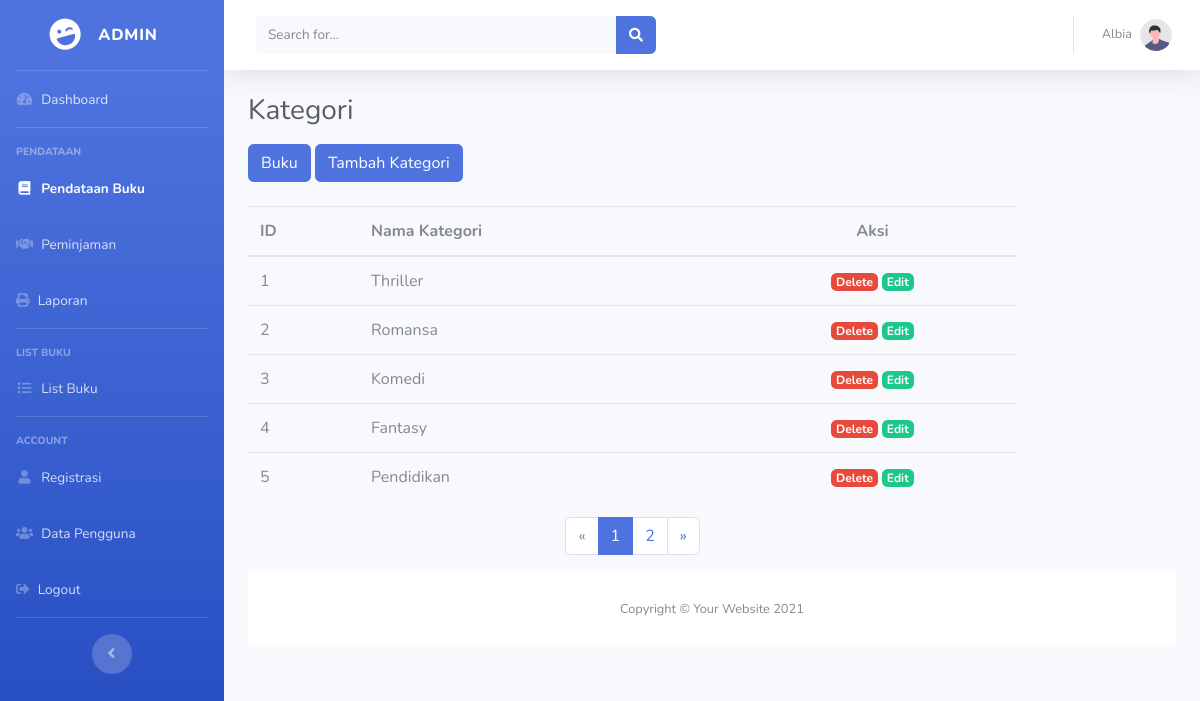
Screenshot of /dashboard/buku/kategori.php (signed in) with the database file from the repository.
### tables this page shows
CREATE TABLE `kategori_buku` (
  `id` int(11) NOT NULL,
  `nama_kategori` varchar(255) NOT NULL,
  `created_at` timestamp NOT NULL DEFAULT current_timestamp() ON UPDATE current_timestamp()
);

### function/func.php (called while the page is built, shortened)
<?php
function getUserRole($conn, $username) {
    $userRole = '';
    $query = "SELECT role FROM `user` WHERE `username` = '$username'";
    $result = mysqli_query($conn, $query);
    if ($result) {
        $row = mysqli_fetch_assoc($result);
        $userRole = $row['role'];
    }
    return $userRole;
}

### dashboard/buku/kategori.php (the view, shortened to what this page needs)
<?php
include '../../function/func.php';
include '../../config.php';
$username = $_SESSION['username'];
$userRole = getUserRole($conn, $username);
$page = isset($_GET['page']) ? (int)$_GET['page'] : 1;
$limit = 5;
$offset = ($page - 1) * $limit;
$query = "SELECT * FROM kategori_buku LIMIT $limit OFFSET $offset";
$result = mysqli_query($conn, $query);
$total_kategori_query = "SELECT COUNT(*) as total FROM kategori_buku";
$total_kategori_result = mysqli_query($conn, $total_kategori_query);
$total_kategori_row = mysqli_fetch_assoc($total_kategori_result);
$total_kategori = $total_kategori_row['total'];
$total_pages = ceil($total_kategori / $limit);
?>
<!DOCTYPE html>
<html lang="en">
<head>
    <link rel="stylesheet" href="https://cdn.jsdelivr.net/npm/sweetalert2@10">
    <link href="../vendor/fontawesome-free/css/all.min.css" rel="stylesheet" type="text/css">
    <link href="../css/sb-admin-2.min.css" rel="stylesheet">
</head>
<body id="page-top">
    <div id="wrapper">
    <ul class="navbar-nav bg-gradient-primary sidebar sidebar-dark accordion" id="accordionSidebar">
    <?php if($userRole == "petugas") :?>
        <a class="sidebar-brand d-flex align-items-center justify-content-center" href="index.html">
            <div class="sidebar-brand-icon rotate-n-15">
                <i class="fas fa-laugh-wink"></i>
            </div>
            <div class="sidebar-brand-text mx-3">Petugas</div>
        </a>
        <hr class="sidebar-divider my-0">
            <li class="nav-item">
                <a class="nav-link" href="../index.php">
                    <i class="fas fa-fw fa-tachometer-alt"></i>
                    <span>Dashboard</span></a>
            </li>
            <hr class="sidebar-divider">
            <div class="sidebar-heading">
                Pendataan
            </div>
            <li class="nav-item active">
                <a class="nav-link active" href="index.php">
                    <i class="fas fa-fw fa-book"></i>
                    <span>Pendataan Buku</span>
                </a>
            </li>
            <li class="nav-item">
                <a class="nav-link" href="../peminjaman/">
                    <i class="fas fa-fw fa-handshake"></i>
                    <span>Peminjaman</span>
                </a>
            </li>
            <li class="nav-item">
                <a class="nav-link" href="../peminjaman/laporan.php">
                    <i class="fas fa-print"></i>
                    <span>Laporan</span>
                </a>
            </li>
            <li class="nav-item">
                <a data-toggle="modal" data-target="#logoutModal" class="nav-link" href="../logout.php">
                    <i class="fas fa-sign-out-alt"></i>
                    <span>Logout</span>
                </a>
            </li>
            <hr class="sidebar-divider d-none d-md-block">
            <div class="text-center d-none d-md-inline">
                <button class="rounded-circle border-0" id="sidebarToggle"></button>
            </div>
        <?php elseif($userRole == "admin") :?>
        <a class="sidebar-brand d-flex align-items-center justify-content-center" href="index.html">
            <div class="sidebar-brand-icon rotate-n-15">
                <i class="fas fa-laugh-wink"></i>
            </div>
            <div class="sidebar-brand-text mx-3">Admin</div>
        </a>
        <hr class="sidebar-divider my-0">
            <li class="nav-item ">
                <a class="nav-link" href="../index.php">
                    <i class="fas fa-fw fa-tachometer-alt"></i>
                    <span>Dashboard</span></a>
            </li>
            <hr class="sidebar-divider">
            <div class="sidebar-heading">
                Pendataan
            </div>
            <li class="nav-item active">
                <a class="nav-link" href="index.php">
                    <i class="fas fa-fw fa-book"></i>
                    <span>Pendataan Buku</span>
                </a>
            </li>
            <li class="nav-item">
                <a class="nav-link" href="../peminjaman/">
                    <i class="fas fa-fw fa-handshake"></i>
                    <span>Peminjaman</span>
                </a>
            </li>
            <li class="nav-item">
                <a class="nav-link" href="../peminjaman/laporan.php">
                    <i class="fas fa-print"></i>
                    <span>Laporan</span>
                </a>
            </li>
            <hr class="sidebar-divider">
            <div class="sidebar-heading">
                List Buku
            </div>
            <li class="nav-item">
                <a class="nav-link" href="../list/">
                    <i class="fas fa-fw fa-list"></i>
                    <span>List Buku</span>
                </a>
            </li>
            <hr class="sidebar-divider d-none d-md-block">
            <div class="sidebar-heading">
                Account
            </div>
            <li class="nav-item">
                <a class="nav-link" href="../registrasi.php">
                    <i class="fas fa-fw fa-user"></i>
                    <span>Registrasi</span>
                </a>
            </li>
            <li class="nav-item">
                <a class="nav-link" href="../user.php">
                    <i class="fas fa-fw fa-users"></i>
                    <span>Data Pengguna</span>
                </a>
            </li>
            <li class="nav-item">
                <a data-toggle="modal" data-target="#logoutModal" class="nav-link" href="../logout.php">
                    <i class="fas fa-sign-out-alt"></i>
                    <span>Logout</span>
                </a>
            </li>
            <hr class="sidebar-divider d-none d-md-block">
            <div class="text-center d-none d-md-inline">
                <button class="rounded-circle border-0" id="sidebarToggle"></button>
            </div>
            <?php endif;?>
        </ul>
        <div id="content-wrapper" class="d-flex flex-column">
            <div id="content">
                <nav class="navbar navbar-expand navbar-light bg-white topbar mb-4 static-top shadow">
                    <form
                        class="d-none d-sm-inline-block form-inline mr-auto ml-md-3 my-2 my-md-0 mw-100 navbar-search">
                        <div class="input-group">
                            <input type="text" id="searchInput" class="form-control bg-light border-0 small" placeholder="Search for..."
                                aria-label="Search" aria-describedby="basic-addon2">
                            <div class="input-group-append">
                                <button class="btn btn-primary" type="button">
                                    <i class="fas fa-search fa-sm"></i>
                                </button>
                            </div>
                        </div>
                    </form>
                    <ul class="navbar-nav ml-auto">
                        <li class="nav-item dropdown no-arrow">
                            <a class="nav-link dropdown-toggle" href="#" id="userDropdown" role="button"
                                data-toggle="dropdown" aria-haspopup="true" aria-expanded="false">
                                <span class="mr-2 d-none d-lg-inline text-gray-600 small"><?= $_SESSION['username'];?></span>
                                <img class="img-profile rounded-circle"
                                    src="../img/undraw_profile.svg">
                            </a>
                        </li>
                    </ul>
                </nav>
                <div class="container-fluid">
                    <h1 class="h3 mb-3 text-gray-800">Kategori</h1>
                    <a href="index.php" class="mb-4 btn btn-primary">Buku</a>
                    <a href="tambah-kategori.php" class="mb-4 btn btn-primary">Tambah Kategori</a>
					<div class="row">
                        <div class="col-lg-10">
                            <table class="table table-hover" id="bookTable">
                                <thead>
                                    <tr>
                                        <th scope="col">ID</th>
                                        <th>Nama Kategori</th>
                                        <th style="text-align: center;">Aksi</th>
                                    </tr>
                                </thead>
                                <tbody>
                                    <?php while ($row = mysqli_fetch_assoc($result)) :?>
                                        <tr>
                                            <td><?=$row['id'];?></td>
                                            <td><?=$row['nama_kategori'];?></td>
                                            <td class="text-center">
                                                <a style="cursor: pointer;" data-kategori-id="<?= $row['id'];?>" class="delete-review-btn badge badge-danger">Delete</a>
                                                <a class="badge badge-success" href="edit_kategori.php?id=<?=$row['id'];?>">Edit</a>
                                            </td>
                                        </tr>
                                    <?php endwhile;?>
                                </tbody>
                            </table>
                    <nav aria-label="Page navigation example">
                        <ul class="justify-content-center pagination">
                            <li class="page-item <?php if ($page <= 1) echo 'disabled'; ?>">
                                <a class="page-link" href="?page=<?= ($page <= 1) ? 1 : ($page - 1); ?>" aria-label="Previous">
                                    <span aria-hidden="true">&laquo;</span>
                                </a>
                            </li>
                            <?php
                            $start_page = max(1, $page - 2);
                            $end_page = min($total_pages, $page + 2);
                            for ($i = $start_page; $i <= $end_page; $i++) :
                            ?>
                                <li class="page-item <?php if ($i == $page) echo 'active'; ?>">
                                    <a class="page-link" href="?page=<?= $i; ?>"><?= $i; ?></a>
                                </li>
                            <?php endfor; ?>
                            <li class="page-item <?php if ($page >= $total_pages) echo 'disabled'; ?>">
                                <a class="page-link" href="?page=<?= ($page >= $total_pages) ? $total_pages : ($page + 1); ?>" aria-label="Next">
                                    <span aria-hidden="true">&raquo;</span>
                                </a>
                            </li>
                        </ul>
                    </nav>
                </div>
            </div>
            <footer class="sticky-footer bg-white">
                <div class="container my-auto">
                    <div class="copyright text-center my-auto">
                        <span>Copyright &copy; Your Website 2021</span>
                    </div>
                </div>
            </footer>
        </div>
    </div>
</body>
</html>

### rows the page displays
kategori_buku: id "1", nama_kategori "Thriller"
kategori_buku: id "2", nama_kategori "Romansa"
kategori_buku: id "3", nama_kategori "Komedi"
kategori_buku: id "4", nama_kategori "Fantasy"
kategori_buku: id "5", nama_kategori "Pendidikan"

### other values shown
$_SESSION['username'] "Albia"
